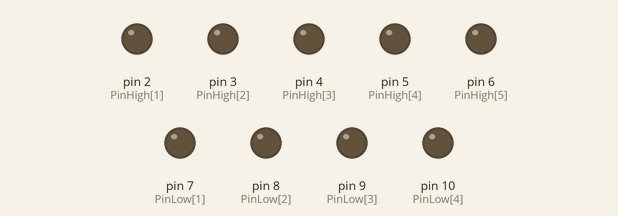
The sketch below on a simulated Arduino Uno, built with avr-gcc and run on an emulated ATmega328P. Parts: output pins drawn as LEDs (lit = HIGH).

Above: at 0.22 s.
Timing chart, 0 to 2.0 s (numbered marks = the images above):
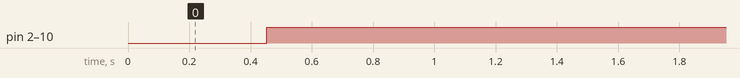

Measured:
- by itself, pin 2 (PinHigh[1]), pin 3 (PinHigh[2]), pin 4 (PinHigh[3]), pin 5 (PinHigh[4]), pin 6 (PinHigh[5]), pin 7 (PinLow[1]), pin 8 (PinLow[2]), pin 9 (PinLow[3]), pin 10 (PinLow[4]): LOW → HIGH at 0.45 s

The sketch:

NaitoArduino.pde
```cpp
/*
 * interface map with Processing to light up LEDs on arduino
 * Works with Processing sketch 'pdxMap'
 */

int PinHigh[] = {0,2,3,4,5,6};  //Array of pins to controll lights
int PinLow[] = {0,7,8,9,10};
int pinMappings[20][2] = {{1,1}, {2,1}, {3,1},{4,1},{5,1}, {1,2}, {2,2}, {3,2}, {4,2}, {5,2}, {1,3}, {2,3}, {3,3}, {4,3}, {5,3}, {1,4}, {2,4}, {3,4}, {4,4}, {5,4}};
int maxtime = 100;
int null_buffer=0;
int null_buffer_max=30000;
int timeout = 0;
int currentInput=-2;


int value = 0;  // variable to keep the actual value
void setup()
{
 //Initialize pins as OUTPUTS and begin serial connection
 for(int i=1; i<6 ; i++){
  pinMode(PinHigh[i], OUTPUT);
 }
 for(int i=1; i<5; i++){
   pinMode(PinLow[i], OUTPUT);
 }
 Serial.begin(9600);
}


void loop()
{

 int input = Serial.read();
 boolean accept_null=false;

 if(input==-1){
  null_buffer++;
 }else{
  null_buffer=0;
  accept_null=true;
 }

 if(null_buffer>=null_buffer_max){
  accept_null=true;
  null_buffer=0;
 }


if((input!=currentInput)&&(accept_null==true)){
// turnOff(currentInput);
turnEverythingOff();
  currentInput = input;

  if(currentInput!=-1){
    turnOn(currentInput);
  }else{
    doTestPattern();
  }
}
//  delay(100);
 /*
  //watch the timeout timer
  timeout++;
  int input = Serial.read();  // read serial.
 // input = (input>-1)? 1 : -1;
  input=2;
  //Serial.println(input);
  boolean newInput = input != currentInput;
  //Turn everything off
  for(int i=1; i<6; i++){
    digitalWrite(PinHigh[i], LOW);
  }
  for(int j=1; j<5; j++){
    digitalWrite(PinLow[j], LOW);
  }

    //if the new input flag is true, set the currentInput to the serial input, reset the timeout
    if(newInput==true){
      currentInput = input;
      timeout = 0;
    }
  for(int m=1; m<21; m++){
    if(m==currentInput){
      if((timeout<maxtime)){
        turnOn(currentInput);
      }
    }else{
     turnOff(m);
    }
  }
   //Should we get rid of this delay? Hmmmm...
   delay(100);*/
}
/*
void loop(){
//test pattern to iterate through all 20 lights.  Comment out for normal operation
  for(int i=0; i <7 ; i++){
    digitalWrite(PinHigh[i],HIGH);
    for(int i=0; i <6 ; i++){
      digitalWrite(PinLow[i],HIGH);
    }
  }
}
*/


void turnOn(int i){
  int highIndex = pinMappings[i-1][0];
  int lowIndex = pinMappings[i-1][1];
  int highPin = PinHigh[highIndex];
  int lowPin = PinLow[lowIndex];
  digitalWrite(highPin,HIGH);
  digitalWrite(lowPin,HIGH);
}

void turnOff(int i){
  int highIndex = pinMappings[i-1][0];
  int lowIndex = pinMappings[i-1][1];
  int highPin = PinHigh[highIndex];
  int lowPin = PinLow[lowIndex];
  digitalWrite(highPin,LOW);
  digitalWrite(lowPin,LOW);
}
void turnEverythingOff(){
  for(int i=1; i<6; i++){
    digitalWrite(PinHigh[i], LOW);
  }
  for(int j=1; j<5; j++){
    digitalWrite(PinLow[j], LOW);
  }
}
void doTestPattern(){
   for(int i=0; i <7 ; i++){
    digitalWrite(PinHigh[i],HIGH);
    for(int i=0; i <6 ; i++){
      digitalWrite(PinLow[i],HIGH);
    }
  }
}
```
